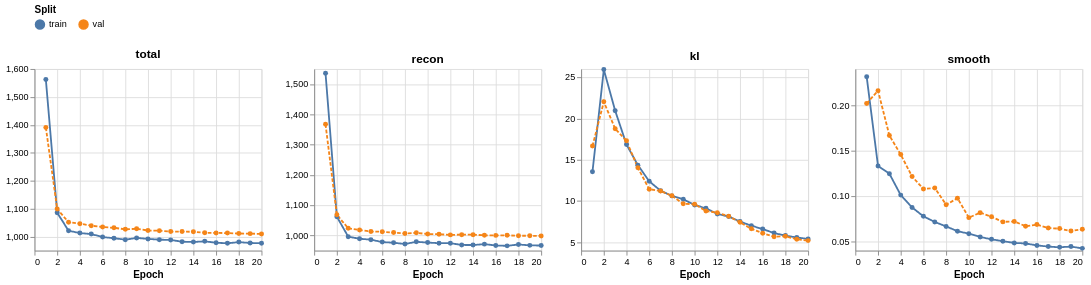
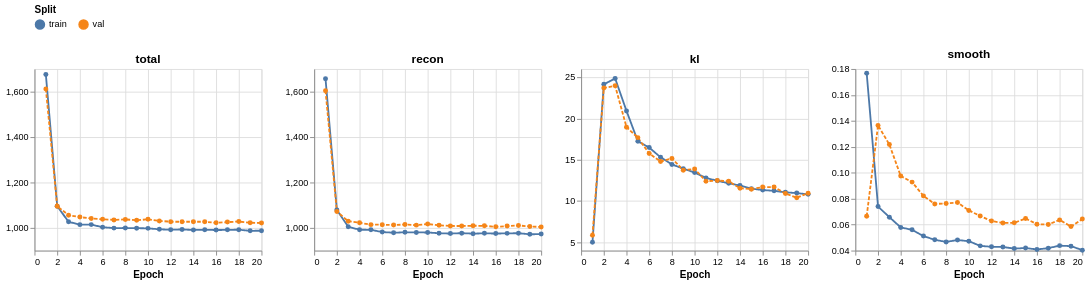
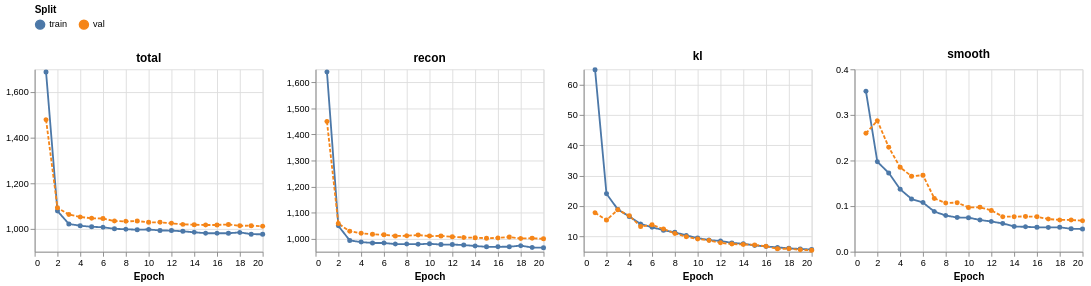

These figures' notebook cell, in order:
### Markdown cell above
## 4. Loss curves and reconstructions

First the loss curves of every trained model (total, reconstruction, KL and smoothness on training and validation days), each under the `run_id` of the run where it was trained. Then the reconstructions of eight test days of the models with seed 42 (or of the loaded model): original scalograms on top, reconstructed below. Both figures are also saved in `figures/` of every run of the model.

### Code cell
for run_id, figures in trained_runs.items():
    print(run_id)
    display(figures["loss_curves"])

for run_id, figures in trained_runs.items():
    if "reconstructions" in figures:
        print(run_id)
        display(figures["reconstructions"])
